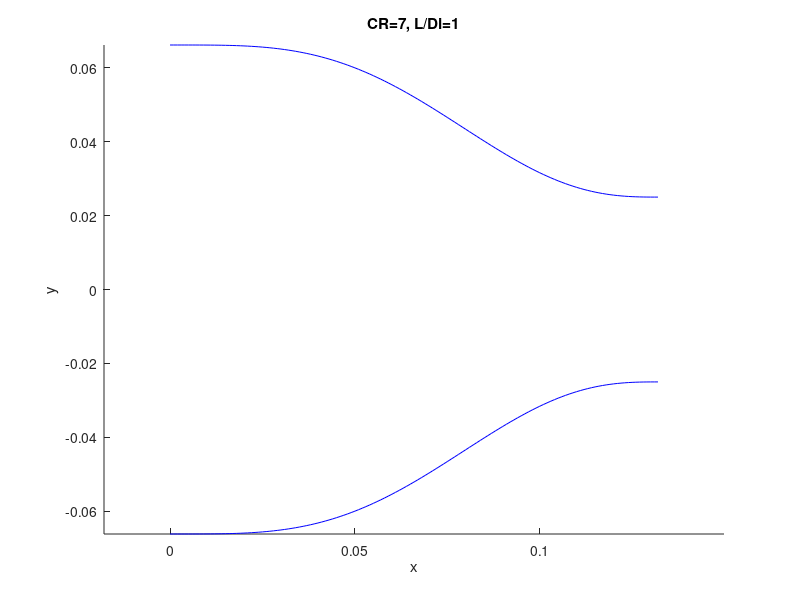

MATLAB code to generate this figure:
clear all
%Design of wind tunnel contraction shape based on the following two papers:
% [1] "Design and calibration of a wind tunnel with a two dimensional
% contraction", J.E. Sargison, G.J. Walker and R. Rossi, 2004
% [2] "Flow characteristics in low-speed wind tunnel contractions: Simulation and
% testing", Alexandria Engineering Journal (2018) 57
% Following [1] a sixth orde polynom is chosen as shape model for a
% 2D-contraction with inlet crossection Di*W, outlet crossection Do*W:
% y=a*x^6+b*x^5+c*x^4+d*x^3+e*x^2+f*x+g
% From [2] the recommendation of contraction number CR is between 6-12
% and the contraction length L is between 0.75*Di and 1.25*Di
% CR is chosen to 5, i.e. CR=(Di*W)/(Do*W)=5
% and the contraction length is chosen to L=Di
% Model 3 in [1] is chosen, i.e xi/L=0.6 and alpha=0, where xi is the
% inflexion point along contraction axis and alpha is the inlet curvature.
CR=7;
Do=0.050; %50mm
Di=sqrt(Do^2*CR);
L=1.0*Di;
xi=0.6*L;
h=1*(Di/2-Do/2);
% The constratints on the shape model is the following:
% x=0: y(0)=h, y'(0)=0, y''(0)=0
% x=L: y(L)=0, y'(L)=0, y''(L)=0
% x=xi: y''(xi)=0
% When the constraints are applied we obtain a system of equations
% for the coefficients a,b,c,d in terms of L and xi, and that g=h, f=e=0.
% The system looks like Asys*Coeff=B:
Asys=[30*xi^4 20*xi^3 12*xi^2 6*xi;
    L^6 L^5 L^4 L^3;
    6*L^5 5*L^4 4*L^3 3*L^2;
    30*L^4 20*L^3 12*L^2 6*L];
B=[0 -h 0 0]';
Coeff=linsolve(Asys,B);
a=Coeff(1); b=Coeff(2); c=Coeff(3); d=Coeff(4); e=0; f=0;g=h;
%Contraction shape model from [1]
x=[0:0.001:L];
y=a*x.^6+b*x.^5+c*x.^4+d*x.^3+e*x.^2+f*x+g;
%Plot shape
figure(1)
hold on
plot(x,y+Do/2,'b')
plot(x,-y-Do/2,'b')
xlabel('x'); ylabel('y'); axis equal
title(['CR=', num2str(CR), ', L/Di=',num2str(L/Di)])